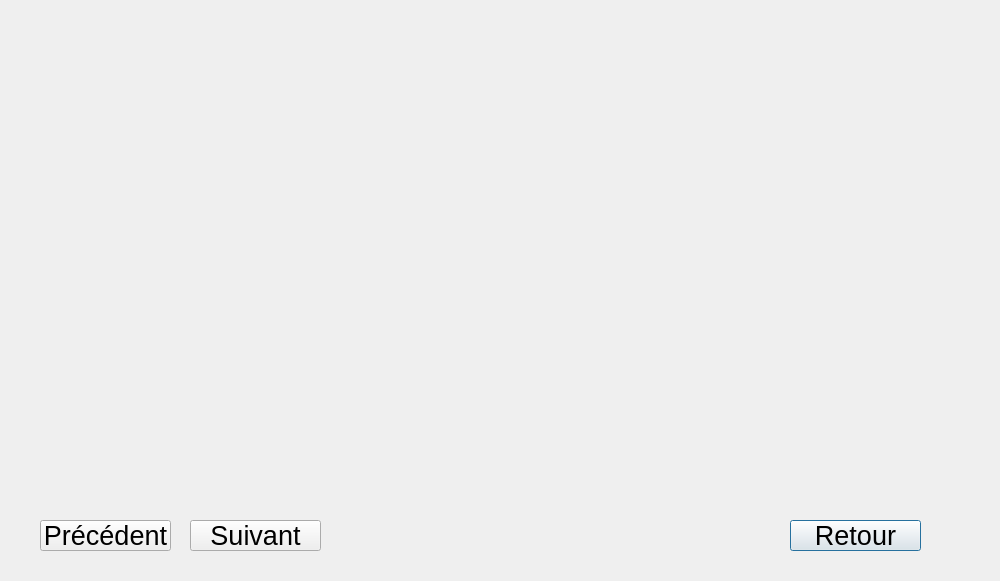
<?xml version="1.0" encoding="UTF-8"?>
<ui version="4.0">
 <class>pageRegle</class>
 <widget class="QDialog" name="pageRegle">
  <property name="geometry">
   <rect>
    <x>0</x>
    <y>0</y>
    <width>1000</width>
    <height>581</height>
   </rect>
  </property>
  <property name="windowTitle">
   <string>Form</string>
  </property>
  <widget class="QLabel" name="label">
   <property name="geometry">
    <rect>
     <x>0</x>
     <y>0</y>
     <width>1000</width>
     <height>581</height>
    </rect>
   </property>
   <property name="minimumSize">
    <size>
     <width>1000</width>
     <height>581</height>
    </size>
   </property>
   <property name="text">
    <string/>
   </property>
   <property name="pixmap">
    <pixmap resource="resources.qrc">:/images/game/game/regle1.PNG</pixmap>
   </property>
  </widget>
  <widget class="QPushButton" name="pushButton">
   <property name="geometry">
    <rect>
     <x>790</x>
     <y>520</y>
     <width>131</width>
     <height>31</height>
    </rect>
   </property>
   <property name="font">
    <font>
     <pointsize>20</pointsize>
    </font>
   </property>
   <property name="styleSheet">
    <string notr="true">QPushButton:hover{
background-color:red;
}</string>
   </property>
   <property name="text">
    <string>Retour</string>
   </property>
  </widget>
  <widget class="QPushButton" name="pushButton_2">
   <property name="geometry">
    <rect>
     <x>190</x>
     <y>520</y>
     <width>131</width>
     <height>31</height>
    </rect>
   </property>
   <property name="font">
    <font>
     <pointsize>20</pointsize>
    </font>
   </property>
   <property name="styleSheet">
    <string notr="true">QPushButton:hover{
background-color:red;
}</string>
   </property>
   <property name="text">
    <string>Suivant</string>
   </property>
  </widget>
  <widget class="QPushButton" name="pushButton_3">
   <property name="geometry">
    <rect>
     <x>40</x>
     <y>520</y>
     <width>131</width>
     <height>31</height>
    </rect>
   </property>
   <property name="font">
    <font>
     <pointsize>20</pointsize>
    </font>
   </property>
   <property name="styleSheet">
    <string notr="true">QPushButton:hover{
background-color:red;
}</string>
   </property>
   <property name="text">
    <string>Précédent</string>
   </property>
  </widget>
 </widget>
 <resources>
  <include location="resources.qrc"/>
 </resources>
 <connections/>
</ui>
